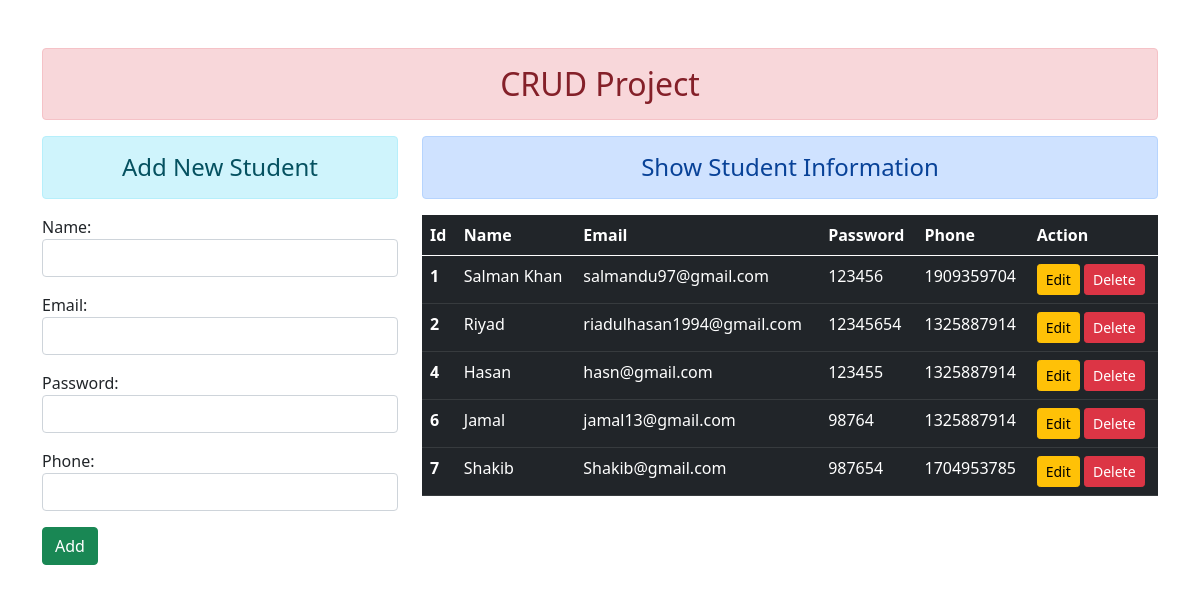
The page / on the database its author committed.
### Enroll/models.py (models this page shows)
class User (models.Model):
    name = models.CharField(max_length=70)
    email = models.EmailField(max_length=100)
    password = models.CharField(max_length=70)
    phone = models.IntegerField()

### Enroll/views.py (the view)
# urls.py: path('', views.add_show, name="addandshow"),
def add_show(request):
    if request.method =='POST':
        fm = StudentRegistration(request.POST)
        if fm.is_valid():
            nm = fm.cleaned_data['name']
            em = fm.cleaned_data['email']
            ps = fm.cleaned_data['password']
            ph = fm.cleaned_data['phone']
            reg = User(name=nm, email =em, password=ps, phone=ph)
            reg.save()
            fm=StudentRegistration()
    else:
        fm=StudentRegistration()
    stud = User.objects.all()
    return render(request,'Enroll/addandshow.html', {'form':fm, 'stu':stud})

### Enroll/forms.py
class StudentRegistration(forms.ModelForm):
    class Meta:
        model = User
        fields = ['name','email','password','phone']
        widgets = {
            'name': forms.TextInput(attrs={'class':'form-control'}),
            'email': forms.EmailInput(attrs={'class':'form-control'}),
            'password': forms.PasswordInput(render_value=True, attrs={'class':'form-control'}),
            'phone': forms.NumberInput(attrs={'class':'form-control'})
        }

### Enroll/templates/Enroll/addandshow.html (shortened to what this page needs)
{% extends 'Enroll/base.html' %}
{% block content %}
<div class="row">
    <div class="col-sm-4">
        <h4 class="text-center alert alert-info"> Add New Student </h4>
    <form action="" method="POST">
        {{form.as_p}}
        <input type="submit" class="btn btn-success" value="Add">
    </form>
    </div>
    <div class="col-sm-8 d-inline">
        <h4 class="text-center alert alert-primary"> Show Student Information </h4>
        {% if stu %}
        <table class="table table-hover table-dark">
            <thead>
              <tr>
                <th scope="col">Id</th>
                <th scope="col">Name</th>
                <th scope="col">Email</th>
                <th scope="col">Password</th>
                <th scope="col">Phone</th>
                <th scope="col">Action</th>
              </tr>
            </thead>
            <tbody>
               {% for st in stu %}
                <tr>
                    <th scope="row">{{st.id}}</th>
                    <td>{{st.name}}</td>
                    <td>{{st.email}}</td>
                    <td>{{st.password}}</td>
                    <td>{{st.phone}}</td>
                    <td>
                        <a href="{% url 'updatedata' st.id %}" class="btn btn-warning btn-sm">Edit</a>
                        <form action="{% url 'deletedata' st.id %}" method="post" class='d-inline'>
                            <input type="submit" class="btn btn-danger btn-sm" value="Delete">
                        </form>
                    </td>
                </tr>
                {% endfor %}
            </tbody>
          </table>
        {% else %}
        <h4 class="text-center alert alert-warning"> No records found ! </h4>
        {% endif %}
    </div>
</div>
{% endblock content %}

### Enroll/templates/Enroll/base.html (shortened to what this page needs)
<!DOCTYPE html>
{% load static %}
<html lang="en">
<head>
    <link rel="stylesheet" href="{% static 'Enroll/css/bootstrap.min.css' %}">
</head>
<body>
    <div class="container mt-5">
        <h2 class="text-center alert alert-danger"> CRUD Project </h2>
        {% block content %}{% endblock content %}
    </div>
</body>
</html>

### rows shown on the page
User: id "1", name "Salman Khan", email "salmandu97@gmail.com", password "123456", phone "1909359704"
User: id "2", name "Riyad", email "riadulhasan1994@gmail.com", password "12345654", phone "1325887914"
User: id "4", name "Hasan", email "hasn@gmail.com", password "123455", phone "1325887914"
User: id "6", name "Jamal", email "jamal13@gmail.com", password "98764", phone "1325887914"
User: id "7", name "Shakib", email "Shakib@gmail.com", password "987654", phone "1704953785"
